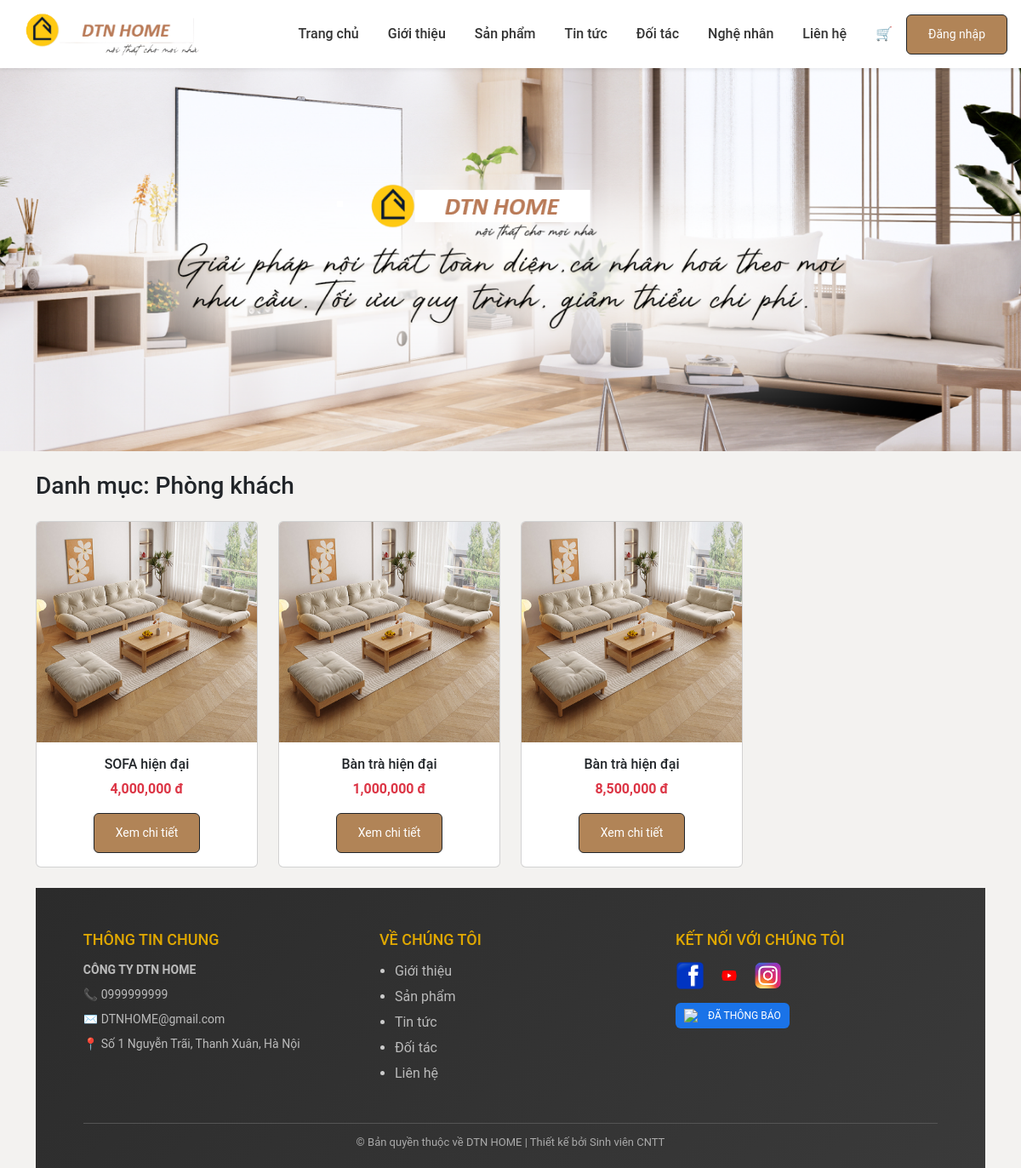
/category.php?id=1, run on the app's committed database.
### tables this page shows
CREATE TABLE `banners` (
  `id` int(11) NOT NULL,
  `image` varchar(255) DEFAULT NULL,
  `created_at` timestamp NOT NULL DEFAULT current_timestamp()
);

CREATE TABLE `categories` (
  `id` int(11) NOT NULL,
  `name` varchar(100) DEFAULT NULL,
  `icon` varchar(255) DEFAULT NULL
);

CREATE TABLE `products` (
  `id` int(11) NOT NULL,
  `name` varchar(255) DEFAULT NULL,
  `price` int(11) DEFAULT NULL,
  `image` varchar(255) DEFAULT NULL,
  `description` text DEFAULT NULL,
  `category_id` int(11) DEFAULT NULL,
  `stock` int(11) DEFAULT 0,
  `materials` text DEFAULT NULL
);

CREATE TABLE `company_info` (
  `id` int(11) NOT NULL,
  `name` varchar(255) DEFAULT NULL,
  `phone` varchar(50) DEFAULT NULL,
  `email` varchar(255) DEFAULT NULL,
  `address` text DEFAULT NULL,
  `facebook` varchar(255) DEFAULT NULL,
  `zalo` varchar(255) DEFAULT NULL,
  `created_at` timestamp NOT NULL DEFAULT current_timestamp()
);

### category.php (the view)
<?php
include "config/db.php";
include "inc/header.php";
$id = $_GET['id'] ?? 0;
$cat = $conn->prepare("SELECT * FROM categories WHERE id=?");
$cat->execute([$id]);
$category = $cat->fetch();
$stmt = $conn->prepare("SELECT * FROM products WHERE category_id=?");
$stmt->execute([$id]);
$products = $stmt->fetchAll();
?>
<h3 class="mb-4">
Danh mục: <?= $category['name'] ?? 'Không tồn tại' ?>
</h3>
<div class="row">
<?php foreach($products as $p): ?>
  <div class="col-md-3 mb-4">
    <div class="card h-100">
      <img src="assets/images/products/<?= $p['image'] ?>" class="card-img-top">
      <div class="card-body text-center">
        <h6><?= $p['name'] ?></h6>
        <p class="text-danger fw-bold"><?= number_format($p['price']) ?> đ</p>
        <a href="product.php?id=<?= $p['id'] ?>" class="btn btn-outline-dark btn-sm">
          Xem chi tiết
        </a>
      </div>
    </div>
  </div>
<?php endforeach; ?>
</div>
<?php include "inc/footer_new.php"; ?>

### inc/header.php (shortened to what this page needs)
<?php
include __DIR__ . "/../config/db.php";
$banners = [];
try {
    $banners = $conn->query("SELECT * FROM banners ORDER BY id DESC LIMIT 3")->fetchAll();
} catch (Exception $e) {
    $banners = [];
}
?>
<!DOCTYPE html>
<html lang="vi">
<head>
<link href="https://cdn.jsdelivr.net/npm/bootstrap@5.3.2/dist/css/bootstrap.min.css" rel="stylesheet">
<link rel="stylesheet" href="/noithat_ngocquangggg/assets/css/style.css">
</head>
<body>
<nav class="navbar navbar-expand-lg navbar-light bg-white shadow-sm">
  <div class="container-fluid px-0 d-flex align-items-center">
    <a class="navbar-brand ms-3" href="/noithat_ngocquangggg/index.php">
      <img src="/noithat_ngocquangggg/assets/images/products/logo111.png" height="50">
    </a>
    <ul class="navbar-nav ms-auto me-3 align-items-center">
      <li class="nav-item"><a class="nav-link" href="/noithat_ngocquangggg/index.php">Trang chủ</a></li>
      <li class="nav-item"><a class="nav-link" href="/noithat_ngocquangggg/gioithieu.php">Giới thiệu</a></li>
      <li class="nav-item"><a class="nav-link" href="/noithat_ngocquangggg/sanpham.php">Sản phẩm</a></li>
      <li class="nav-item"><a class="nav-link" href="/noithat_ngocquangggg/tintuc.php">Tin tức</a></li>
      <li class="nav-item"><a class="nav-link" href="/noithat_ngocquangggg/doitac.php">Đối tác</a></li>
      <li class="nav-item"><a class="nav-link" href="/noithat_ngocquangggg/nghenhan.php">Nghệ nhân</a></li>
      <li class="nav-item"><a class="nav-link" href="/noithat_ngocquangggg/lienhe.php">Liên hệ</a></li>
      <li class="nav-item">
        <a class="nav-link fw-bold" href="/noithat_ngocquangggg/cart.php">🛒</a>
      </li>
      <?php if(isset($_SESSION['user'])): ?>
        <li class="nav-item ms-3">
            <a href="/noithat_ngocquangggg/profile.php" class="user-box">
                <img
                  src="/noithat_ngocquangggg/assets/images/avatar/<?= $_SESSION['user']['avatar'] ?? 'default.png' ?>"
                  class="user-avatar"
                >
                <span class="user-name">
                    <?= $_SESSION['user']['name'] ?? 'User' ?>
                </span>
            </a>
        </li>
        <li class="nav-item ms-2">
            <form action="/noithat_ngocquangggg/logout.php" method="post">
                <button class="btn btn-outline-danger btn-sm">Đăng xuất</button>
            </form>
        </li>
      <?php else: ?>
        <li class="nav-item ms-2">
          <a href="/noithat_ngocquangggg/admin/login.php" class="btn btn-outline-dark btn-sm">
            Đăng nhập
          </a>
        </li>
      <?php endif; ?>
    </ul>
  </div>
</nav>
<?php if(!empty($banners)): ?>
<div class="banner">
  <?php foreach($banners as $b): ?>
    <div class="banner-item">
      <img src="/noithat_ngocquangggg/assets/images/banner/<?= $b['image'] ?>">
    </div>
  <?php endforeach; ?>
</div>
<?php endif; ?>
<div class="container mt-4">

### inc/footer_new.php
<?php
include __DIR__ . "/../config/db.php";
$company = $conn->query("SELECT * FROM company_info LIMIT 1")->fetch();
?>
<link rel="stylesheet" href="assets/css/footer_new.css">
<footer class="ft-new">
    <div class="ft-new-container">
        <div class="ft-col">
            <h4>THÔNG TIN CHUNG</h4>
            <p class="ft-name"><?= $company['name'] ?? 'CÔNG TY TNHH HOÀNG HOAN' ?></p>
            <p>📞 <?= $company['phone'] ?? '0999.999.999' ?></p>
            <p>✉️ <?= $company['email'] ?? 'cskh@hoanghoan.vn' ?></p>
            <p>📍 <?= $company['address'] ?? 'Hà Nội' ?></p>
        </div>
        <div class="ft-col">
            <h4>VỀ CHÚNG TÔI</h4>
            <ul>
                <li><a href="gioithieu.php">Giới thiệu</a></li>
                <li><a href="sanpham.php">Sản phẩm</a></li>
                <li><a href="tintuc.php">Tin tức</a></li>
                <li><a href="doitac.php">Đối tác</a></li>
                <li><a href="lienhe.php">Liên hệ</a></li>
            </ul>
        </div>
        <div class="ft-col">
            <h4>KẾT NỐI VỚI CHÚNG TÔI</h4>
            <div class="ft-icons">
                <a href="#"><img src="assets/images/products/fb.png"></a>
                <a href="#"><img src="assets/images/products/yt.png"></a>
                <a href="#"><img src="assets/images/products/ig.png"></a>
            </div>
            <div class="ft-badge">
                <img src="https://cdn-icons-png.flaticon.com/512/190/190411.png">
                <span>ĐÃ THÔNG BÁO</span>
            </div>
        </div>
    </div>
    <div class="ft-copy">
        © Bản quyền thuộc về DTN HOME | Thiết kế bởi Sinh viên CNTT
    </div>
</footer>

### assets/css/style.css (style rules this page uses)
body { font-family: 'Roboto', Arial, sans-serif; background: #f3f2f0; margin: 0; }
.navbar { padding: 10px 0; }
.navbar-brand { padding: 0; margin: 0; }
.navbar-brand img { height: 60px; width: auto; object-fit: contain; display: block; }
.navbar-nav .nav-link { font-weight: 500; margin-left: 18px; color: #333; }
.btn { display:inline-block; background:#b18457; color:#fff; padding:12px 25px; text-decoration:none; border-radius:6px; }
.banner { width: 100%; overflow: hidden; }
.banner-item { height: 450px; overflow: hidden; }
.banner-item img { width: 100%; height: 100%; object-fit: cover; }

### assets/css/footer_new.css (style rules this page uses)
.ft-new { width: 100%; background: linear-gradient(135deg, #2b2b2b, #3a3a3a); color: #ccc; padding: 50px 0 20px; }
.ft-new-container { width: 90%; max-width: 1200px; margin: auto; display: grid; grid-template-columns: repeat(3, 1fr); gap: 40px; }
.ft-new h4 { color: #e0a800; margin-bottom: 15px; font-size: 18px; }
.ft-new p { font-size: 14px; margin-bottom: 8px; color: #bbb; }
.ft-name { font-weight: bold; color: #fff; }
.ft-new a { color: #bbb; text-decoration: none; }
.ft-new ul { padding-left: 18px; }
.ft-new li { margin-bottom: 6px; }
.ft-icons { display: flex; gap: 12px; margin-top: 10px; }
.ft-icons img { width: 34px; height: 34px; border-radius: 6px; transition: 0.3s; }
.ft-badge { margin-top: 15px; display: flex; align-items: center; gap: 8px; background: #1a73e8; padding: 6px 10px; border-radius: 6px; width: fit-content; }
.ft-badge img { width: 20px; }
.ft-badge span { color: #fff; font-size: 12px; }
.ft-copy { width: 90%; max-width: 1200px; margin: 30px auto 0; text-align: center; border-top: 1px solid #555; padding-top: 12px; font-size: 13px; color: #aaa; }

### data on the page
banners: image (picture)
categories: name "Phòng khách"
products: image (picture), name "SOFA hiện đại", price "4,000,000"
products: image (picture), name "Bàn trà hiện đại", price "1,000,000"
products: image (picture), name "Bàn trà hiện đại", price "8,500,000"
company_info: name "CÔNG TY DTN HOME", phone "0999999999", email "DTNHOME@gmail.com", address "Số 1 Nguyễn Trãi, Thanh Xuân, Hà Nội"
